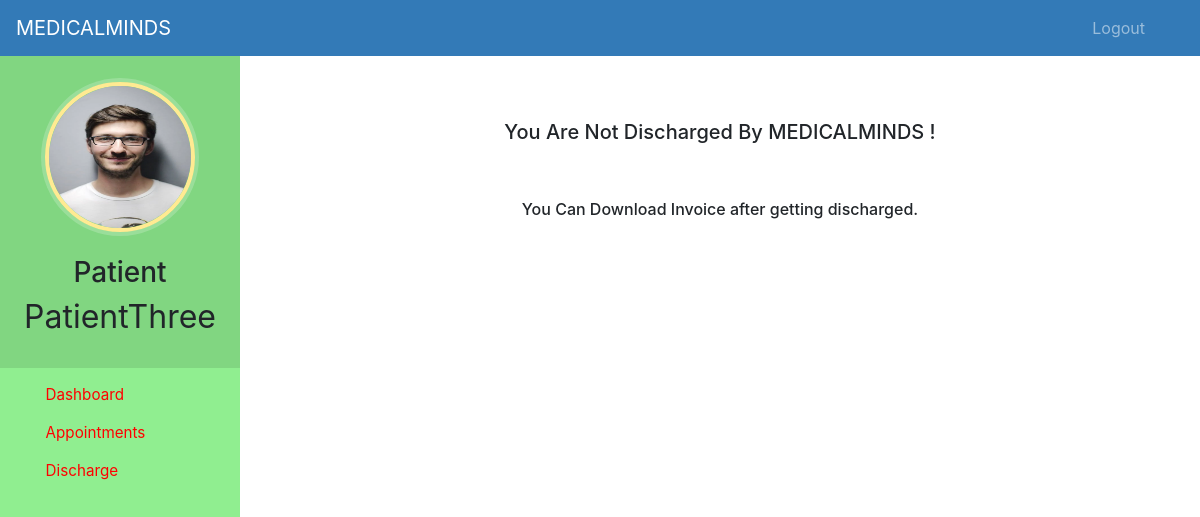
The app's page /patient-discharge (signed in), older data.
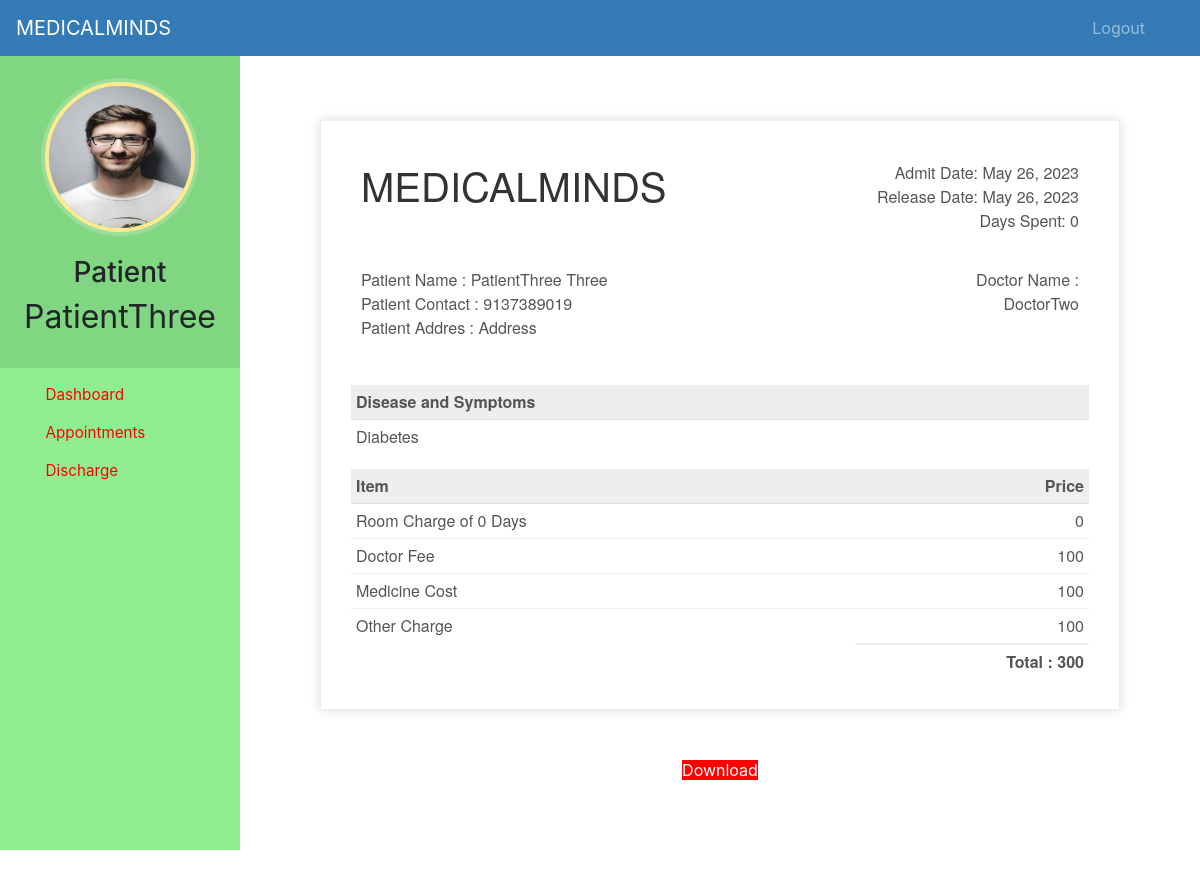
The same page, newer data.
### hospital/models.py (models this page shows, shortened)
class Patient(models.Model):
    user=models.OneToOneField(User,on_delete=models.CASCADE)
    profile_pic= models.ImageField(upload_to='profile_pic/PatientProfilePic/',null=True,blank=True)
    address = models.CharField(max_length=40)
    mobile = models.CharField(max_length=20,null=False)
    symptoms = models.CharField(max_length=100,null=False)
    assignedDoctorId = models.PositiveIntegerField(null=True)
    admitDate=models.DateField(auto_now=True)
    status=models.BooleanField(default=False)
    @property
    def get_name(self):
        return self.user.first_name+" "+self.user.last_name
    def __str__(self):
        return self.user.first_name+" ("+self.symptoms+")"

class PatientDischargeDetails(models.Model):
    patientId=models.PositiveIntegerField(null=True)
    patientName=models.CharField(max_length=40)
    assignedDoctorName=models.CharField(max_length=40)
    address = models.CharField(max_length=40)
    mobile = models.CharField(max_length=20,null=True)
    symptoms = models.CharField(max_length=100,null=True)
    admitDate=models.DateField(null=False)
    releaseDate=models.DateField(null=False)
    daySpent=models.PositiveIntegerField(null=False)
    roomCharge=models.PositiveIntegerField(null=False)
    medicineCost=models.PositiveIntegerField(null=False)
    doctorFee=models.PositiveIntegerField(null=False)
    OtherCharge=models.PositiveIntegerField(null=False)
    total=models.PositiveIntegerField(null=False)

### hospital/views.py (the view)
# urls.py: path('patient-discharge', views.patient_discharge_view,name='patient-discharge'),
@login_required(login_url='patientlogin')
@user_passes_test(is_patient)
def patient_discharge_view(request):
    patient=models.Patient.objects.get(user_id=request.user.id) #for profile picture of patient in sidebar
    dischargeDetails=models.PatientDischargeDetails.objects.all().filter(patientId=patient.id).order_by('-id')[:1]
    patientDict=None
    if dischargeDetails:
        patientDict ={
        'is_discharged':True,
        'patient':patient,
        'patientId':patient.id,
        'patientName':patient.get_name,
        'assignedDoctorName':dischargeDetails[0].assignedDoctorName,
        'address':patient.address,
        'mobile':patient.mobile,
        'symptoms':patient.symptoms,
        'admitDate':patient.admitDate,
        'releaseDate':dischargeDetails[0].releaseDate,
        'daySpent':dischargeDetails[0].daySpent,
        'medicineCost':dischargeDetails[0].medicineCost,
        'roomCharge':dischargeDetails[0].roomCharge,
        'doctorFee':dischargeDetails[0].doctorFee,
        'OtherCharge':dischargeDetails[0].OtherCharge,
        'total':dischargeDetails[0].total,
        }
        print(patientDict)
    else:
        patientDict={
            'is_discharged':False,
            'patient':patient,
            'patientId':request.user.id,
        }
    return render(request,'hospital/patient_discharge.html',context=patientDict)

### hospital/views.py (called while the page is built)
def is_patient(user):
    return user.groups.filter(name='PATIENT').exists()

### templates/hospital/patient_discharge.html (shortened to what this page needs)
{% extends 'hospital/patient_base.html' %} {% load static %} {% block content %}
<head>
</head>
<br /><br /><br />
{%if is_discharged%}
<div class="invoice-box">
	<table cellpadding="0" cellspacing="0">
		<tr class="top">
			<td colspan="2">
				<table>
					<tr>
						<td class="title">
							<h1>MEDICALMINDS</h1>
						</td>
						<td>
							Admit Date: {{admitDate}}<br />
							Release Date: {{releaseDate}}<br />
							Days Spent: {{daySpent}}
						</td>
					</tr>
				</table>
			</td>
		</tr>
		<tr class="information">
			<td colspan="2">
				<table>
					<tr>
						<td>
							Patient Name : {{patientName}}<br />
							Patient Contact : {{mobile}}<br />
							Patient Addres : {{address}}<br />
						</td>
						<td>
							Doctor Name :<br />
							{{assignedDoctorName}}<br />
						</td>
					</tr>
				</table>
			</td>
		</tr>
		<tr class="heading">
			<td>Disease and Symptoms</td>
			<td></td>
		</tr>
		<tr class="details">
			<td>{{symptoms}}</td>
		</tr>
		<tr class="heading">
			<td>Item</td>
			<td>Price</td>
		</tr>
		<tr class="item">
			<td>Room Charge of {{daySpent}} Days</td>
			<td>{{roomCharge}}</td>
		</tr>
		<tr class="item">
			<td>Doctor Fee</td>
			<td>{{doctorFee}}</td>
		</tr>
		<tr class="item">
			<td>Medicine Cost</td>
			<td>{{medicineCost}}</td>
		</tr>
		<tr class="item last">
			<td>Other Charge</td>
			<td>{{OtherCharge}}</td>
		</tr>
		<tr class="total">
			<td></td>
			<td>Total : {{total}}</td>
		</tr>
	</table>
</div>
<br /><br />
<div class="download">
	<a
		style="background: red; width: 500px"
		href="{% url 'download-pdf' patientId  %}"
		>Download</a
	>
</div>
{% else %}
<h5 style="text-align: center">You Are Not Discharged By MEDICALMINDS !</h5>
<br /><br />
<h6 style="text-align: center">
	You Can Download Invoice after getting discharged.
</h6>
{% endif %}
<br /><br /><br /><br /><br /><br /><br /><br />
{% endblock content %}

### templates/hospital/patient_base.html (shortened to what this page needs)
<!DOCTYPE html>
{% load static %}
<html lang="en">
	<head>
		<link
			rel="stylesheet"
			href="https://stackpath.bootstrapcdn.com/bootstrap/4.3.1/css/bootstrap.min.css"
		/>
		<link
			rel="stylesheet"
			href="https://maxcdn.bootstrapcdn.com/font-awesome/4.7.0/css/font-awesome.min.css"
		/>
	</head>
	<body>
		<nav class="menu" tabindex="0">
			<header class="avatar">
				<img src="{% static patient.profile_pic.url %}" alt="Profile Pic" style="border-radius: 50%; width: 150px; height: 150px;">
				<br /><br />
				<h3>Patient</h3>
				<h2>{{request.user.first_name}}</h2>
			</header>
			<ul>
				<li tabindex="0" class="icon-dashboard">
					<a style=" color: red; text-decoration: none" href="/patient-dashboard"><span>Dashboard</span></a>
				</li>
				<li tabindex="0" class="icon-calendar">
					<a style="color: red; text-decoration: none" href="/patient-appointment"><span>Appointments</span></a>
				</li>
				<li tabindex="0" class="icon-users">
					<a style="color: red; text-decoration: none" href="/patient-discharge"><span>Discharge</span></a>
				</li>
			</ul>
		</nav>
		<main>
			<div class="bs-example">
				<nav
					class="navbar navbar-expand-md navbar-dark fixed-top"
					style="background: #337ab7"
				>
					<a href="/patient-dashboard" class="navbar-brand">MEDICALMINDS</a>
					<div
						class="collapse navbar-collapse justify-content-between"
						id="navbarCollapse"
					>
						<div class="navbar-nav" style="margin-left: 90%">
							<a href="/logout" class="nav-item nav-link">Logout</a>
						</div>
					</div>
				</nav>
			</div>
			<br /><br />
			{% block content %} {% endblock content %}
		</main>
	</body>
</html>

Row changes from the older to the newer data that the page shows:
shown differently, row unchanged: Patient: admitDate (not shown) → "May 26, 2023"; mobile (not shown) → "9137389019"; address (not shown) → "Address"; symptoms (not shown) → "Diabetes"
added PatientDischargeDetails: releaseDate "May 26, 2023", patientName "PatientThree Three", assignedDoctorName "DoctorTwo"
Text that changed along with them:
{{ daySpent }}: (not shown) → "0"
{{ roomCharge }}: (not shown) → "0"
{{ doctorFee }}: (not shown) → "100"
{{ medicineCost }}: (not shown) → "100"
{{ OtherCharge }}: (not shown) → "100"
{{ total }}: (not shown) → "300"
text no longer shown: "You Are Not Discharged By MEDICALMINDS ! You Can Download Invoice after getting discharged."
text now shown: "MEDICALMINDS Admit Date: Release Date: Days Spent: Patient Name : Patient Contact : Patient Addres : Doctor Name : Disease and Symptoms Item Price Room Charge of Days Doctor Fee Medicine Cost Other Charge Total : Download"
